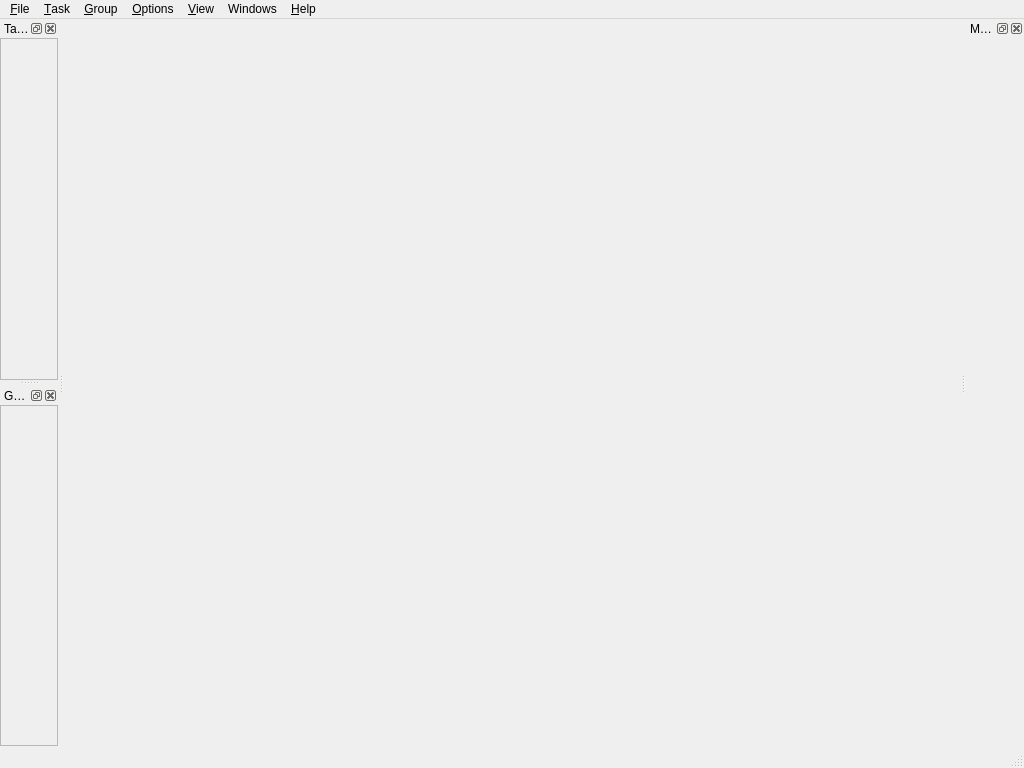
<?xml version="1.0" encoding="UTF-8"?>
<ui version="4.0">
 <class>EcalsysMainWindow</class>
 <widget class="QMainWindow" name="EcalsysMainWindow">
  <property name="geometry">
   <rect>
    <x>0</x>
    <y>0</y>
    <width>1024</width>
    <height>768</height>
   </rect>
  </property>
  <property name="windowTitle">
   <string/>
  </property>
  <property name="windowIcon">
   <iconset resource="../resources/resources.qrc">
    <normaloff>:/ecalsys/APP_ICON</normaloff>:/ecalsys/APP_ICON</iconset>
  </property>
  <property name="autoFillBackground">
   <bool>false</bool>
  </property>
  <property name="dockOptions">
   <set>QMainWindow::AllowNestedDocks|QMainWindow::AllowTabbedDocks|QMainWindow::AnimatedDocks</set>
  </property>
  <widget class="QWidget" name="central_widget"/>
  <widget class="QMenuBar" name="menubar">
   <property name="geometry">
    <rect>
     <x>0</x>
     <y>0</y>
     <width>1024</width>
     <height>21</height>
    </rect>
   </property>
   <widget class="QMenu" name="menu_file">
    <property name="title">
     <string>&amp;File</string>
    </property>
    <widget class="QMenu" name="menu_import">
     <property name="title">
      <string>&amp;Import</string>
     </property>
     <addaction name="action_file_append"/>
    </widget>
    <widget class="QToolTipMenu" name="menu_recent_files">
     <property name="title">
      <string>&amp;Recent files</string>
     </property>
     <addaction name="action_no_files"/>
    </widget>
    <addaction name="action_file_new"/>
    <addaction name="action_file_open"/>
    <addaction name="menu_import"/>
    <addaction name="menu_recent_files"/>
    <addaction name="separator"/>
    <addaction name="action_file_save"/>
    <addaction name="action_file_save_as"/>
    <addaction name="separator"/>
    <addaction name="action_file_exit"/>
   </widget>
   <widget class="QMenu" name="menu_view">
    <property name="title">
     <string>&amp;View</string>
    </property>
    <addaction name="action_view_runners"/>
    <addaction name="action_show_console"/>
    <addaction name="separator"/>
    <addaction name="action_view_reset_layout"/>
   </widget>
   <widget class="QMenu" name="menu_options">
    <property name="title">
     <string>&amp;Options</string>
    </property>
    <addaction name="action_options_check_targets_reachable"/>
    <addaction name="separator"/>
    <addaction name="action_options_use_configured_targets"/>
    <addaction name="action_options_local_tasks_only"/>
    <addaction name="action_options_use_localhost_for_all_tasks"/>
    <addaction name="separator"/>
    <addaction name="action_options_kill_all_on_close"/>
   </widget>
   <widget class="QMenu" name="menu_help">
    <property name="title">
     <string>&amp;Help</string>
    </property>
    <addaction name="action_help_documentation"/>
    <addaction name="action_help_about"/>
    <addaction name="separator"/>
    <addaction name="action_help_licenses"/>
   </widget>
   <widget class="QMenu" name="menu_task">
    <property name="title">
     <string>&amp;Task</string>
    </property>
    <widget class="QMenu" name="menu_task_fast_kill">
     <property name="title">
      <string>&amp;Fast-kill</string>
     </property>
     <addaction name="action_task_fast_kill"/>
     <addaction name="action_task_fast_restart"/>
     <addaction name="separator"/>
     <addaction name="action_task_fast_kill_selected"/>
     <addaction name="action_task_fast_restart_selected"/>
    </widget>
    <widget class="QMenu" name="menu_task_target_override">
     <property name="title">
      <string>Target &amp;override</string>
     </property>
     <widget class="QMenu" name="menu_task_start_all_on_host">
      <property name="title">
       <string>Start all on Host</string>
      </property>
      <property name="icon">
       <iconset resource="../../../iconset/ecalicons.qrc">
        <normaloff>:/ecalicons/START</normaloff>:/ecalicons/START</iconset>
      </property>
      <addaction name="actiondummy_3"/>
     </widget>
     <widget class="QMenu" name="menu_task_restart_all_on_host">
      <property name="title">
       <string>Restart all on Host</string>
      </property>
      <property name="icon">
       <iconset resource="../../../iconset/ecalicons.qrc">
        <normaloff>:/ecalicons/RESTART</normaloff>:/ecalicons/RESTART</iconset>
      </property>
      <addaction name="actiondummy_4"/>
     </widget>
     <widget class="QMenu" name="menu_task_start_selected_on_host">
      <property name="title">
       <string>Start selected on Host</string>
      </property>
      <property name="icon">
       <iconset resource="../../../iconset/ecalicons.qrc">
        <normaloff>:/ecalicons/START_SELECTED</normaloff>:/ecalicons/START_SELECTED</iconset>
      </property>
      <addaction name="actiondummy_5"/>
     </widget>
     <widget class="QMenu" name="menu_task_restart_selected_on_host">
      <property name="title">
       <string>Restart selected on Host</string>
      </property>
      <property name="icon">
       <iconset resource="../../../iconset/ecalicons.qrc">
        <normaloff>:/ecalicons/START_SELECTED</normaloff>:/ecalicons/START_SELECTED</iconset>
      </property>
      <addaction name="actiondummy_6"/>
     </widget>
     <addaction name="menu_task_start_all_on_host"/>
     <addaction name="menu_task_restart_all_on_host"/>
     <addaction name="separator"/>
     <addaction name="menu_task_start_selected_on_host"/>
     <addaction name="menu_task_restart_selected_on_host"/>
    </widget>
    <addaction name="action_task_add"/>
    <addaction name="separator"/>
    <addaction name="action_task_edit"/>
    <addaction name="action_task_duplicate"/>
    <addaction name="action_task_remove"/>
    <addaction name="separator"/>
    <addaction name="action_task_start"/>
    <addaction name="action_task_stop"/>
    <addaction name="action_task_restart"/>
    <addaction name="separator"/>
    <addaction name="action_task_start_selected"/>
    <addaction name="action_task_stop_selected"/>
    <addaction name="action_task_restart_selected"/>
    <addaction name="separator"/>
    <addaction name="menu_task_target_override"/>
    <addaction name="separator"/>
    <addaction name="menu_task_fast_kill"/>
    <addaction name="separator"/>
    <addaction name="action_task_import_from_cloud"/>
    <addaction name="action_task_update_from_cloud"/>
   </widget>
   <widget class="QMenu" name="menu_group">
    <property name="title">
     <string>&amp;Group</string>
    </property>
    <widget class="QMenu" name="menu_group_fast_kill">
     <property name="title">
      <string>&amp;Fast-kill</string>
     </property>
     <addaction name="action_group_fast_kill_selected"/>
     <addaction name="action_group_fast_restart_selected"/>
    </widget>
    <widget class="QMenu" name="menu_group_target_override">
     <property name="title">
      <string>&amp;Target override</string>
     </property>
     <widget class="QMenu" name="menu_group_start_selected_on_host">
      <property name="title">
       <string>Start on Host</string>
      </property>
      <property name="icon">
       <iconset resource="../../../iconset/ecalicons.qrc">
        <normaloff>:/ecalicons/START_SELECTED</normaloff>:/ecalicons/START_SELECTED</iconset>
      </property>
      <addaction name="actiondummy"/>
     </widget>
     <widget class="QMenu" name="menu_group_restart_selected_on_host">
      <property name="title">
       <string>Restart on Host</string>
      </property>
      <property name="icon">
       <iconset resource="../../../iconset/ecalicons.qrc">
        <normaloff>:/ecalicons/RESTART_SELECTED</normaloff>:/ecalicons/RESTART_SELECTED</iconset>
      </property>
      <addaction name="actiondummy_2"/>
     </widget>
     <addaction name="menu_group_start_selected_on_host"/>
     <addaction name="menu_group_restart_selected_on_host"/>
    </widget>
    <addaction name="action_group_add"/>
    <addaction name="separator"/>
    <addaction name="action_group_edit"/>
    <addaction name="action_group_duplicate"/>
    <addaction name="action_group_remove"/>
    <addaction name="separator"/>
    <addaction name="action_group_start_selected"/>
    <addaction name="action_group_stop_selected"/>
    <addaction name="action_group_restart_selected"/>
    <addaction name="separator"/>
    <addaction name="menu_group_target_override"/>
    <addaction name="separator"/>
    <addaction name="menu_group_fast_kill"/>
    <addaction name="separator"/>
    <addaction name="action_group_expand"/>
    <addaction name="action_group_collapse"/>
   </widget>
   <widget class="QMenu" name="menu_windows">
    <property name="title">
     <string>Windows</string>
    </property>
   </widget>
   <addaction name="menu_file"/>
   <addaction name="menu_task"/>
   <addaction name="menu_group"/>
   <addaction name="menu_options"/>
   <addaction name="menu_view"/>
   <addaction name="menu_windows"/>
   <addaction name="menu_help"/>
  </widget>
  <widget class="QStatusBar" name="status_bar"/>
  <widget class="QDockWidget" name="mma_dockwidget">
   <property name="accessibleName">
    <string>MMA</string>
   </property>
   <property name="windowTitle">
    <string>MMA</string>
   </property>
   <attribute name="dockWidgetArea">
    <number>2</number>
   </attribute>
   <widget class="QWidget" name="mma_dockwidget_content">
    <layout class="QVBoxLayout" name="mma_dockwidget_content_layout">
     <property name="leftMargin">
      <number>0</number>
     </property>
     <property name="topMargin">
      <number>0</number>
     </property>
     <property name="rightMargin">
      <number>0</number>
     </property>
     <property name="bottomMargin">
      <number>0</number>
     </property>
     <item>
      <widget class="QSizeHintFrame" name="mma_dockwidget_content_frame">
       <property name="frameShape">
        <enum>QFrame::NoFrame</enum>
       </property>
       <layout class="QVBoxLayout" name="mma_dockwidget_content_frame_layout">
        <property name="leftMargin">
         <number>0</number>
        </property>
        <property name="topMargin">
         <number>0</number>
        </property>
        <property name="rightMargin">
         <number>0</number>
        </property>
        <property name="bottomMargin">
         <number>0</number>
        </property>
       </layout>
      </widget>
     </item>
    </layout>
   </widget>
  </widget>
  <widget class="QDockWidget" name="tasks_dockwidget">
   <property name="windowTitle">
    <string>Tasks</string>
   </property>
   <attribute name="dockWidgetArea">
    <number>1</number>
   </attribute>
   <widget class="QWidget" name="tasks_dockwidget_content">
    <layout class="QVBoxLayout" name="tasks_dockwidget_content_layout">
     <property name="leftMargin">
      <number>0</number>
     </property>
     <property name="topMargin">
      <number>0</number>
     </property>
     <property name="rightMargin">
      <number>0</number>
     </property>
     <property name="bottomMargin">
      <number>0</number>
     </property>
     <item>
      <widget class="QSizeHintFrame" name="tasks_dockwidget_content_frame">
       <property name="frameShape">
        <enum>QFrame::StyledPanel</enum>
       </property>
       <layout class="QVBoxLayout" name="tasks_dockwidget_content_frame_layout"/>
      </widget>
     </item>
    </layout>
   </widget>
  </widget>
  <widget class="QDockWidget" name="groups_dockwidget">
   <property name="windowTitle">
    <string>Groups</string>
   </property>
   <attribute name="dockWidgetArea">
    <number>1</number>
   </attribute>
   <widget class="QWidget" name="groups_dockwidget_content">
    <layout class="QVBoxLayout" name="groups_dockwidget_content_layout">
     <property name="leftMargin">
      <number>0</number>
     </property>
     <property name="topMargin">
      <number>0</number>
     </property>
     <property name="rightMargin">
      <number>0</number>
     </property>
     <property name="bottomMargin">
      <number>0</number>
     </property>
     <item>
      <widget class="QSizeHintFrame" name="groups_dockwidget_content_frame">
       <property name="frameShape">
        <enum>QFrame::StyledPanel</enum>
       </property>
       <layout class="QVBoxLayout" name="groups_dockwidget_content_frame_layout"/>
      </widget>
     </item>
    </layout>
   </widget>
  </widget>
  <action name="action_file_open">
   <property name="icon">
    <iconset resource="../../../iconset/ecalicons.qrc">
     <normaloff>:/ecalicons/OPEN</normaloff>:/ecalicons/OPEN</iconset>
   </property>
   <property name="text">
    <string>&amp;Open...</string>
   </property>
   <property name="shortcut">
    <string>Ctrl+O</string>
   </property>
  </action>
  <action name="action_file_save">
   <property name="icon">
    <iconset resource="../../../iconset/ecalicons.qrc">
     <normaloff>:/ecalicons/SAVE</normaloff>:/ecalicons/SAVE</iconset>
   </property>
   <property name="text">
    <string>&amp;Save</string>
   </property>
   <property name="shortcut">
    <string>Ctrl+S</string>
   </property>
  </action>
  <action name="action_file_save_as">
   <property name="icon">
    <iconset resource="../../../iconset/ecalicons.qrc">
     <normaloff>:/ecalicons/SAVE_AS</normaloff>:/ecalicons/SAVE_AS</iconset>
   </property>
   <property name="text">
    <string>Save &amp;as...</string>
   </property>
   <property name="shortcut">
    <string>Ctrl+Alt+S</string>
   </property>
  </action>
  <action name="action_file_exit">
   <property name="icon">
    <iconset resource="../../../iconset/ecalicons.qrc">
     <normaloff>:/ecalicons/EXIT</normaloff>:/ecalicons/EXIT</iconset>
   </property>
   <property name="text">
    <string>&amp;Exit</string>
   </property>
   <property name="shortcut">
    <string>Ctrl+Q</string>
   </property>
  </action>
  <action name="action_view_runners">
   <property name="text">
    <string>&amp;Runners...</string>
   </property>
   <property name="shortcut">
    <string>Ctrl+R</string>
   </property>
  </action>
  <action name="action_view_reset_layout">
   <property name="text">
    <string>Reset &amp;Layout</string>
   </property>
  </action>
  <action name="action_options_check_targets_reachable">
   <property name="checkable">
    <bool>true</bool>
   </property>
   <property name="text">
    <string>Check if targets are &amp;reachable</string>
   </property>
  </action>
  <action name="action_options_kill_all_on_close">
   <property name="checkable">
    <bool>true</bool>
   </property>
   <property name="text">
    <string>&amp;Kill all on close</string>
   </property>
  </action>
  <action name="action_help_about">
   <property name="icon">
    <iconset resource="../../../iconset/ecalicons.qrc">
     <normaloff>:/ecalicons/INFO</normaloff>:/ecalicons/INFO</iconset>
   </property>
   <property name="text">
    <string>&amp;About...</string>
   </property>
   <property name="shortcut">
    <string>F1</string>
   </property>
  </action>
  <action name="action_options_use_configured_targets">
   <property name="checkable">
    <bool>true</bool>
   </property>
   <property name="checked">
    <bool>true</bool>
   </property>
   <property name="text">
    <string>Use &amp;configured targets</string>
   </property>
  </action>
  <action name="action_options_local_tasks_only">
   <property name="checkable">
    <bool>true</bool>
   </property>
   <property name="text">
    <string>&amp;Local tasks only</string>
   </property>
  </action>
  <action name="action_options_use_localhost_for_all_tasks">
   <property name="checkable">
    <bool>true</bool>
   </property>
   <property name="text">
    <string>Use local&amp;host for all tasks</string>
   </property>
  </action>
  <action name="action_help_licenses">
   <property name="text">
    <string>&amp;Licenses...</string>
   </property>
  </action>
  <action name="action_file_new">
   <property name="icon">
    <iconset resource="../../../iconset/ecalicons.qrc">
     <normaloff>:/ecalicons/NEW_FILE</normaloff>:/ecalicons/NEW_FILE</iconset>
   </property>
   <property name="text">
    <string>&amp;New</string>
   </property>
   <property name="shortcut">
    <string>Ctrl+N</string>
   </property>
  </action>
  <action name="action_task_start">
   <property name="icon">
    <iconset resource="../../../iconset/ecalicons.qrc">
     <normaloff>:/ecalicons/START</normaloff>:/ecalicons/START</iconset>
   </property>
   <property name="text">
    <string>&amp;Start all</string>
   </property>
   <property name="shortcut">
    <string>F5</string>
   </property>
  </action>
  <action name="action_task_stop">
   <property name="icon">
    <iconset resource="../../../iconset/ecalicons.qrc">
     <normaloff>:/ecalicons/STOP</normaloff>:/ecalicons/STOP</iconset>
   </property>
   <property name="text">
    <string>S&amp;top all</string>
   </property>
   <property name="shortcut">
    <string>Shift+F5</string>
   </property>
  </action>
  <action name="action_task_restart">
   <property name="icon">
    <iconset resource="../../../iconset/ecalicons.qrc">
     <normaloff>:/ecalicons/RESTART</normaloff>:/ecalicons/RESTART</iconset>
   </property>
   <property name="text">
    <string>&amp;Restart all</string>
   </property>
   <property name="shortcut">
    <string>Ctrl+Shift+F5</string>
   </property>
  </action>
  <action name="action_task_edit">
   <property name="icon">
    <iconset resource="../../../iconset/ecalicons.qrc">
     <normaloff>:/ecalicons/EDIT</normaloff>:/ecalicons/EDIT</iconset>
   </property>
   <property name="text">
    <string>&amp;Edit</string>
   </property>
  </action>
  <action name="action_task_duplicate">
   <property name="icon">
    <iconset resource="../../../iconset/ecalicons.qrc">
     <normaloff>:/ecalicons/DUPLICATE</normaloff>:/ecalicons/DUPLICATE</iconset>
   </property>
   <property name="text">
    <string>&amp;Duplicate</string>
   </property>
  </action>
  <action name="action_task_remove">
   <property name="icon">
    <iconset resource="../../../iconset/ecalicons.qrc">
     <normaloff>:/ecalicons/DELETE</normaloff>:/ecalicons/DELETE</iconset>
   </property>
   <property name="text">
    <string>&amp;Remove</string>
   </property>
  </action>
  <action name="action_task_add">
   <property name="icon">
    <iconset resource="../../../iconset/ecalicons.qrc">
     <normaloff>:/ecalicons/ADD</normaloff>:/ecalicons/ADD</iconset>
   </property>
   <property name="text">
    <string>&amp;Add</string>
   </property>
   <property name="shortcut">
    <string>Ctrl+T</string>
   </property>
  </action>
  <action name="action_task_import_from_cloud">
   <property name="icon">
    <iconset resource="../../../iconset/ecalicons.qrc">
     <normaloff>:/ecalicons/IMPORT_FROM_CLOUD</normaloff>:/ecalicons/IMPORT_FROM_CLOUD</iconset>
   </property>
   <property name="text">
    <string>&amp;Import from cloud...</string>
   </property>
   <property name="shortcut">
    <string>Ctrl+I</string>
   </property>
  </action>
  <action name="action_task_update_from_cloud">
   <property name="icon">
    <iconset resource="../../../iconset/ecalicons.qrc">
     <normaloff>:/ecalicons/UPDATE_FROM_CLOUD</normaloff>:/ecalicons/UPDATE_FROM_CLOUD</iconset>
   </property>
   <property name="text">
    <string>&amp;Update from cloud</string>
   </property>
   <property name="shortcut">
    <string>Ctrl+U</string>
   </property>
  </action>
  <action name="action_task_start_selected">
   <property name="icon">
    <iconset resource="../../../iconset/ecalicons.qrc">
     <normaloff>:/ecalicons/START_SELECTED</normaloff>:/ecalicons/START_SELECTED</iconset>
   </property>
   <property name="text">
    <string>Start selected</string>
   </property>
   <property name="shortcut">
    <string>F6</string>
   </property>
  </action>
  <action name="action_task_stop_selected">
   <property name="icon">
    <iconset resource="../../../iconset/ecalicons.qrc">
     <normaloff>:/ecalicons/STOP_SELECTED</normaloff>:/ecalicons/STOP_SELECTED</iconset>
   </property>
   <property name="text">
    <string>Stop selected</string>
   </property>
   <property name="shortcut">
    <string>Shift+F6</string>
   </property>
  </action>
  <action name="action_task_restart_selected">
   <property name="icon">
    <iconset resource="../../../iconset/ecalicons.qrc">
     <normaloff>:/ecalicons/RESTART_SELECTED</normaloff>:/ecalicons/RESTART_SELECTED</iconset>
   </property>
   <property name="text">
    <string>Restart selected</string>
   </property>
   <property name="shortcut">
    <string>Ctrl+Shift+F6</string>
   </property>
  </action>
  <action name="action_task_fast_kill">
   <property name="icon">
    <iconset resource="../../../iconset/ecalicons.qrc">
     <normaloff>:/ecalicons/STOP</normaloff>:/ecalicons/STOP</iconset>
   </property>
   <property name="text">
    <string>Fast-kill all</string>
   </property>
  </action>
  <action name="action_task_fast_restart">
   <property name="icon">
    <iconset resource="../../../iconset/ecalicons.qrc">
     <normaloff>:/ecalicons/RESTART</normaloff>:/ecalicons/RESTART</iconset>
   </property>
   <property name="text">
    <string>Fast-kill &amp;&amp; restart all</string>
   </property>
  </action>
  <action name="action_task_fast_kill_selected">
   <property name="icon">
    <iconset resource="../../../iconset/ecalicons.qrc">
     <normaloff>:/ecalicons/STOP_SELECTED</normaloff>:/ecalicons/STOP_SELECTED</iconset>
   </property>
   <property name="text">
    <string>Fast kill selected</string>
   </property>
  </action>
  <action name="action_task_fast_restart_selected">
   <property name="icon">
    <iconset resource="../../../iconset/ecalicons.qrc">
     <normaloff>:/ecalicons/RESTART_SELECTED</normaloff>:/ecalicons/RESTART_SELECTED</iconset>
   </property>
   <property name="text">
    <string>Fast kill &amp;&amp; restart selected</string>
   </property>
  </action>
  <action name="action_group_add">
   <property name="icon">
    <iconset resource="../../../iconset/ecalicons.qrc">
     <normaloff>:/ecalicons/ADD</normaloff>:/ecalicons/ADD</iconset>
   </property>
   <property name="text">
    <string>&amp;Add</string>
   </property>
   <property name="shortcut">
    <string>Ctrl+G</string>
   </property>
  </action>
  <action name="action_group_edit">
   <property name="icon">
    <iconset resource="../../../iconset/ecalicons.qrc">
     <normaloff>:/ecalicons/EDIT</normaloff>:/ecalicons/EDIT</iconset>
   </property>
   <property name="text">
    <string>&amp;Edit</string>
   </property>
  </action>
  <action name="action_group_duplicate">
   <property name="icon">
    <iconset resource="../../../iconset/ecalicons.qrc">
     <normaloff>:/ecalicons/DUPLICATE</normaloff>:/ecalicons/DUPLICATE</iconset>
   </property>
   <property name="text">
    <string>&amp;Duplicate</string>
   </property>
  </action>
  <action name="action_group_remove">
   <property name="icon">
    <iconset resource="../../../iconset/ecalicons.qrc">
     <normaloff>:/ecalicons/DELETE</normaloff>:/ecalicons/DELETE</iconset>
   </property>
   <property name="text">
    <string>&amp;Remove</string>
   </property>
  </action>
  <action name="action_group_start_selected">
   <property name="icon">
    <iconset resource="../../../iconset/ecalicons.qrc">
     <normaloff>:/ecalicons/START_SELECTED</normaloff>:/ecalicons/START_SELECTED</iconset>
   </property>
   <property name="text">
    <string>&amp;Start selected</string>
   </property>
  </action>
  <action name="action_group_stop_selected">
   <property name="icon">
    <iconset resource="../../../iconset/ecalicons.qrc">
     <normaloff>:/ecalicons/STOP_SELECTED</normaloff>:/ecalicons/STOP_SELECTED</iconset>
   </property>
   <property name="text">
    <string>S&amp;top selected</string>
   </property>
  </action>
  <action name="action_group_restart_selected">
   <property name="icon">
    <iconset resource="../../../iconset/ecalicons.qrc">
     <normaloff>:/ecalicons/RESTART_SELECTED</normaloff>:/ecalicons/RESTART_SELECTED</iconset>
   </property>
   <property name="text">
    <string>&amp;Restart selected</string>
   </property>
  </action>
  <action name="action_group_expand">
   <property name="icon">
    <iconset resource="../../../iconset/ecalicons.qrc">
     <normaloff>:/ecalicons/EXPAND</normaloff>:/ecalicons/EXPAND</iconset>
   </property>
   <property name="text">
    <string>E&amp;xpand all</string>
   </property>
  </action>
  <action name="action_group_collapse">
   <property name="icon">
    <iconset resource="../../../iconset/ecalicons.qrc">
     <normaloff>:/ecalicons/COLLAPSE</normaloff>:/ecalicons/COLLAPSE</iconset>
   </property>
   <property name="text">
    <string>&amp;Collapse all</string>
   </property>
  </action>
  <action name="action_group_fast_kill_selected">
   <property name="icon">
    <iconset resource="../../../iconset/ecalicons.qrc">
     <normaloff>:/ecalicons/STOP_SELECTED</normaloff>:/ecalicons/STOP_SELECTED</iconset>
   </property>
   <property name="text">
    <string>Fast-kill selected</string>
   </property>
  </action>
  <action name="action_group_fast_restart_selected">
   <property name="icon">
    <iconset resource="../../../iconset/ecalicons.qrc">
     <normaloff>:/ecalicons/RESTART_SELECTED</normaloff>:/ecalicons/RESTART_SELECTED</iconset>
   </property>
   <property name="text">
    <string>Fast-kill &amp;&amp; restart selected</string>
   </property>
  </action>
  <action name="actiondummy">
   <property name="text">
    <string>dummy</string>
   </property>
  </action>
  <action name="actiondummy_2">
   <property name="text">
    <string>dummy</string>
   </property>
  </action>
  <action name="actiondummy_3">
   <property name="text">
    <string>dummy</string>
   </property>
  </action>
  <action name="actiondummy_4">
   <property name="text">
    <string>dummy</string>
   </property>
  </action>
  <action name="actiondummy_5">
   <property name="text">
    <string>dummy</string>
   </property>
  </action>
  <action name="actiondummy_6">
   <property name="text">
    <string>dummy</string>
   </property>
  </action>
  <action name="action_file_append">
   <property name="text">
    <string>&amp;Append to config...</string>
   </property>
  </action>
  <action name="action_no_files">
   <property name="enabled">
    <bool>false</bool>
   </property>
   <property name="text">
    <string>(no files)</string>
   </property>
  </action>
  <action name="action_help_documentation">
   <property name="text">
    <string>Online &amp;documentation...</string>
   </property>
  </action>
  <action name="action_show_console">
   <property name="checkable">
    <bool>true</bool>
   </property>
   <property name="icon">
    <iconset resource="../../../iconset/ecalicons.qrc">
     <normaloff>:/ecalicons/COMMAND_WINDOW</normaloff>:/ecalicons/COMMAND_WINDOW</iconset>
   </property>
   <property name="text">
    <string>&amp;Debug console...</string>
   </property>
  </action>
 </widget>
 <layoutdefault spacing="6" margin="11"/>
 <customwidgets>
  <customwidget>
   <class>QSizeHintFrame</class>
   <extends>QFrame</extends>
   <header>CustomQt/QSizeHintFrame.h</header>
   <container>1</container>
  </customwidget>
  <customwidget>
   <class>QToolTipMenu</class>
   <extends>QMenu</extends>
   <header>CustomQt/QToolTipMenu.h</header>
  </customwidget>
 </customwidgets>
 <resources>
  <include location="../resources/resources.qrc"/>
  <include location="../../../iconset/ecalicons.qrc"/>
 </resources>
 <connections/>
</ui>
